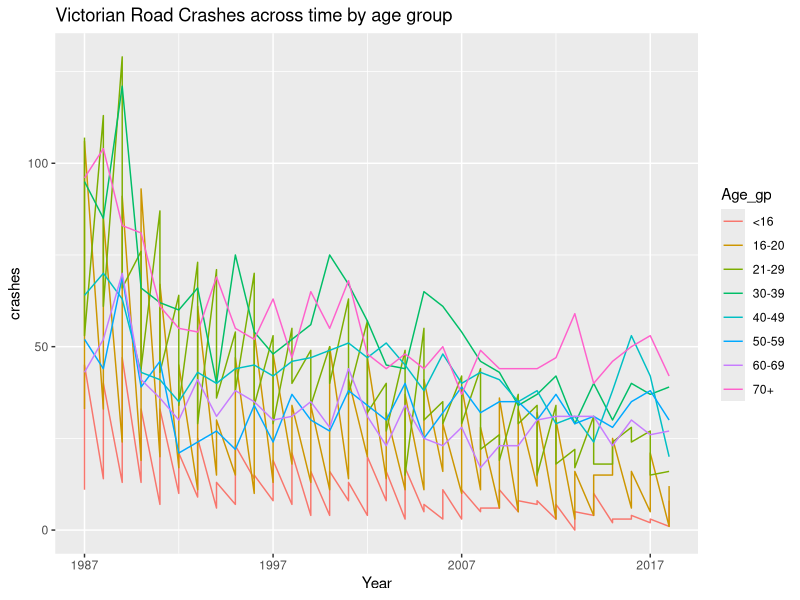

This figure's R source:
library(openxlsx)
library(ggplot2)
library(dplyr)
library(reshape2) #reshape2 allows control of variable name and value name as opposed to reshape

data <- read.xlsx("road_fatalities.xlsx")
class(data)

data <- data[-33, -c(13,14)]
data2 <- reshape2::melt(data, id.vars ="Date", variable.name = "Age_gp", value.name = "crashes")
data2$Age_gp <- as.factor(data2$Age_gp)
data2$Date <- as.numeric(data2$Date)


levels(data2$Age_gp)

levels(data2$Age_gp) <- c("0-4", "5-15", "16-17", "18-20", "21-25", "26-29", "30-39", "40-49", "50-59", "60-69", "70+")
data2$Age_gp <- factor(data2$Age_gp, levels= c("0-4", "5-15", "16-17", "18-20", "21-25", "26-29", "30-39", "40-49", "50-59", "60-69", "70+") ,labels =c("<16", "<16", "16-20", "16-20", "21-29", "21-29", "30-39", "40-49", "50-59", "60-69","70+"))

time_gph <- ggplot(data2, aes(x=Date, y =crashes, color=Age_gp)) 
time_gph + geom_line() + 
  scale_x_continuous("Year", breaks=seq(data2$Date[1], data2$Date[length(data2$Date)], 10)) + 
  ggtitle("Victorian Road Crashes across time by age group") +
  scale_fill_brewer()##palette="Spectral")


